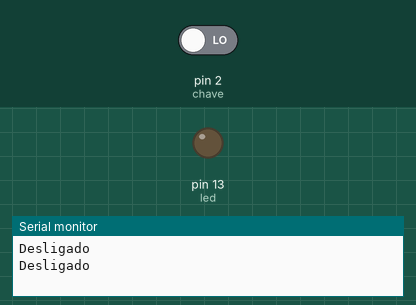
Simulated run of this sketch. Board: Arduino Uno, built with avr-gcc and run on an emulated ATmega328P. On the bench: output pins drawn as LEDs (lit = HIGH), the last lines printed to the serial monitor. The inputs (shaded band) are chosen by the test bench; at power-on: pin 2 (chave) LOW.

Above: at 1.8 s.
1.9 s: pin 2 (chave) driven HIGH
At 2.6 s:
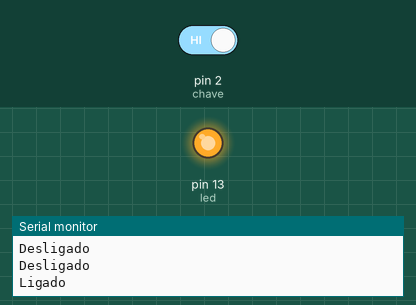
3.5 s: pin 2 (chave) driven LOW
At 5.3 s:
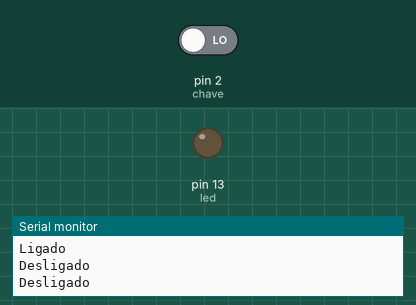
Timing chart, 0 to 6.8 s (numbered marks = the images above; inputs shaded):
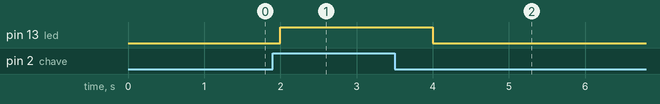

Measured:
- after the input at 1.9 s, pin 13 (led): LOW → HIGH after 0.10 s
- after the input at 3.5 s, pin 13 (led): HIGH → LOW after 0.50 s

The sketch:

ChaveOnOff.ino
```cpp
const int chave = 2;
const int led = 13;

void setup() {
  pinMode(chave, INPUT);
  pinMode(led, OUTPUT);
  Serial.begin(9600);
}

void loop() {
  if (digitalRead(chave) == HIGH) {
    Serial.println("Ligado");
  } else {
    Serial.println("Desligado");
  }
  digitalWrite(led, digitalRead(chave));
  delay(1000);
}
```
